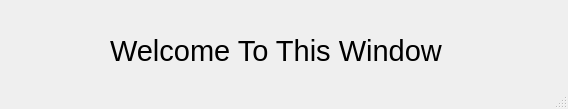
<?xml version="1.0" encoding="UTF-8"?>
<ui version="4.0">
 <class>OtherWindow</class>
 <widget class="QMainWindow" name="OtherWindow">
  <property name="geometry">
   <rect>
    <x>0</x>
    <y>0</y>
    <width>568</width>
    <height>109</height>
   </rect>
  </property>
  <property name="windowTitle">
   <string>MainWindow</string>
  </property>
  <widget class="QWidget" name="centralwidget">
   <widget class="QLabel" name="label">
    <property name="geometry">
     <rect>
      <x>110</x>
      <y>30</y>
      <width>371</width>
      <height>41</height>
     </rect>
    </property>
    <property name="font">
     <font>
      <pointsize>22</pointsize>
     </font>
    </property>
    <property name="text">
     <string>Welcome To This Window</string>
    </property>
   </widget>
  </widget>
  <widget class="QStatusBar" name="statusbar"/>
 </widget>
 <resources/>
 <connections/>
</ui>
